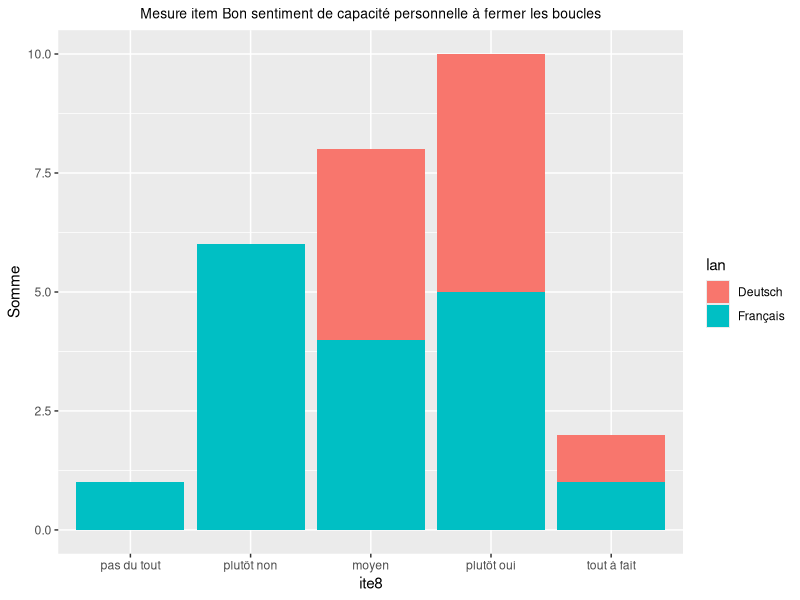
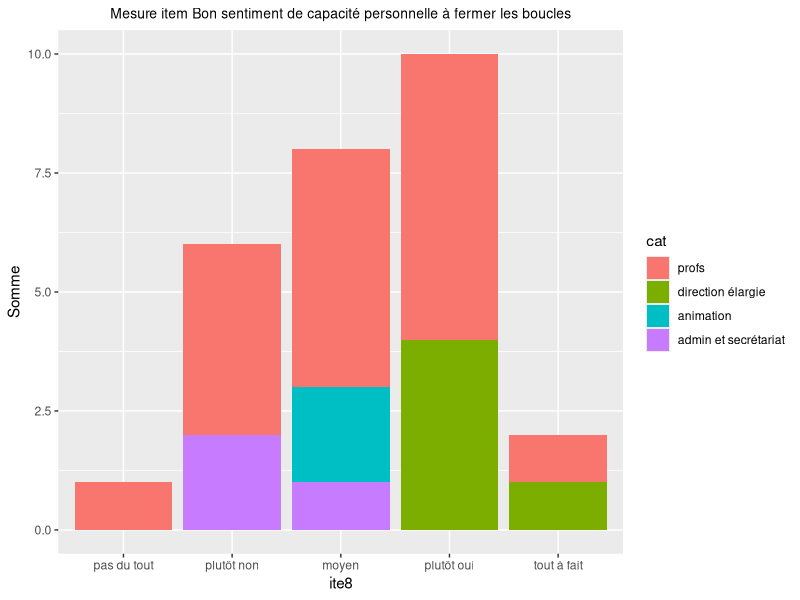

Write the R code that produced these figures, in order.
# Packages
library(readxl)
library(tidyverse)

# Importation des données brutes présentées sous la forme d'un tableau unique.

d <- read_excel("hepvs2020_nb_raw.xlsx")
str(d) 

###########################
# Préparation des données #
###########################

d <- d %>% 
  mutate(cat = factor(cat, levels = c("1","2","3","4"), labels = c("profs", "direction élargie", "animation", "admin et secrétariat")),
    ite1 = factor(ite1, levels = c("1","2","3","4","5"), labels = c("pas du tout", "plutôt non", "moyen", "plutôt oui", "tout à fait")),
    ite2 = factor(ite2, levels = c("1","2","3","4","5"), labels = c("pas du tout", "plutôt non", "moyen", "plutôt oui", "tout à fait")),
    ite3 = factor(ite3, levels = c("1","2","3","4","5"), labels = c("pas du tout", "plutôt non", "moyen", "plutôt oui", "tout à fait")),
    ite4 = factor(ite4, levels = c("1","2","3","4","5"), labels = c("pas du tout", "plutôt non", "moyen", "plutôt oui", "tout à fait")),
    ite5 = factor(ite5, levels = c("1","2","3","4","5"), labels = c("pas du tout", "plutôt non", "moyen", "plutôt oui", "tout à fait")),
    ite6 = factor(ite6, levels = c("1","2","3","4","5"), labels = c("pas du tout", "plutôt non", "moyen", "plutôt oui", "tout à fait")),
    ite7 = factor(ite7, levels = c("1","2","3","4","5"), labels = c("pas du tout", "plutôt non", "moyen", "plutôt oui", "tout à fait")),
    ite8 = factor(ite8, levels = c("1","2","3","4","5"), labels = c("pas du tout", "plutôt non", "moyen", "plutôt oui", "tout à fait")),
         )

##########
# Tables #
##########
sum_ques <- d %>% 
  group_by(lan, cat) %>% 
  summarize(n=n())


#################
# Visualisation #
#################

# Liste des items
items = list("Expérience positive de cette matinée","Organisation adéquate de cette matinée","Communication claire autour de cette matinée","Bonne gestion technique de cette matinée","Qualité du contenu de cette matinée","Transposition facile dans son métier","Bonne compréhension de la fermeture d'une boucle qualité","Bon sentiment de capacité personnelle à fermer les boucles")

# Plots en loop par langue

# Liste des noms des variables que l'on veut (ite1 à ite8 uniquement).
var_list = names(d)[4:11]

# création de la liste pour accueillir les 8 plots
plot_list = list()

for (i in 1:8) {
  p <- d %>% 
    ggplot() +
    aes(fill = lan) +
    aes_string(x = var_list[i]) +
    labs(title = paste("Mesure item",items[[i]]), y = "Somme") +
    theme(plot.title = element_text(hjust = 0.5, size = 10)) +
    geom_bar()
  plot_list[[i]] = p
}
#dev.off()

# Plots en loop par catégorie de personnel

# Liste des noms des variables que l'on veut (ite1 à ite8 uniquement).
var_list2 = names(d)[4:11]

# création de la liste pour accueillir les 8 plots
plot_list2 = list()

for (i in 1:8) {
  p2 <- d %>% 
    ggplot() +
    aes(fill = cat) +
    aes_string(x = var_list2[i]) +
    labs(title = paste("Mesure item",items[[i]]), y = "Somme") +
    theme(plot.title = element_text(hjust = 0.5, size = 10)) +
    geom_bar()
  plot_list2[[i]] = p2
}
#dev.off()


